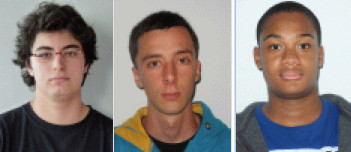
#> input picture img/facedetecImg.jpg, 351 x 152 px
$ jupyter execute introImages.ipynb   (shell and % lines are left out)
#> lines starting #> are read from the running program, lines starting #| are printed output that depends on the picture
Réalité augmentée et détection faciale
==================================================

# Mise en place d'environnement de développement

`$> conda create -n facedetection  python=2.7 jupyter numpy matplotlib opencv`

`$> source activate  facedetection`

`$> jupyter notebook`

# Premiers pas

Le but de ce notebook est de se familiariser avec le traitement d'images en Python.

La premiere chose à faire consiste en charger les libraries qu'on souhaite utiliser (Matplotlib, Numpy et OpenCV):

[cell 1]
import matplotlib.pyplot as plt
import numpy as np
import cv2

### Charger une image JPG comme une matrice multidimensionnelle avec OpenCV

[cell 2]
img = cv2.imread('../img/facedetecImg.jpg')
#> img is the input picture: shape (152, 351, 3); mean B, G, R 126.7, 130.6, 140.4

L'objet $img$ est un objet du type numpy array.

[cell 3]
type(img)

Nous pouvons voir les propietes de l'image, en accedant au méthodes de l'objet $img$. Les dimensiones de l'array sont :
* hauteur
* largeur
* Nombre de canaux (couleurs, RVB)

[cell 4]
img.shape
#> Out = (152, 351, 3)

Les valeurs d'intensité de chaque pixel sont stockées comme des entiers de 8 octets sans signe (uint8) en prenant de valeurs entre **0 et 255**.

[cell 5]
img.dtype

[cell 6]
img.min(), img.max()
#> Out = (0, 255)

[cell 7]
plt.imshow(img)

### Taille d'une array numpy
La taiile en octets est calculé en prenant le nombre d'elements fois la taille en octets de chaque element de l'array

La taiile d'un element depend du type de donné

1 octet = 8 bits

[cell 8]
img.shape
#> Out = (152, 351, 3)

[cell 9]
np.product(img.shape)
#> Out = 160056

[cell 10]
img.dtype

[cell 11]
152 * 351 * 3 * (8 / 8)

On peut vérifier, en demandant à numpy

[cell 12]
img.nbytes
#> Out = 160056

[cell 13]
print("La taille de l'images est: {:0.3} MB".format(img.nbytes / 1e6))
#| La taille de l'images est: 0.16 MB

On peut aussi extraire le contenu d'une matrice 3D en utilisant les index (comme en Matlab), pour extraire par example, le canal rouge :

[cell 14]
canal_rouge = img[:,:,0]
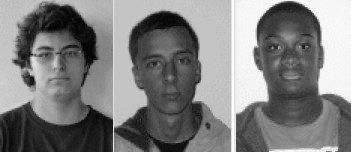
#> canal_rouge: shape (152, 351); min 0, max 255, mean 126.7
canal_rouge

[cell 15]
canal_rouge.min(), canal_rouge.max()
#> Out = (0, 255)


$ run again, with img/Kevin1.jpg copied over img/facedetecImg.jpg
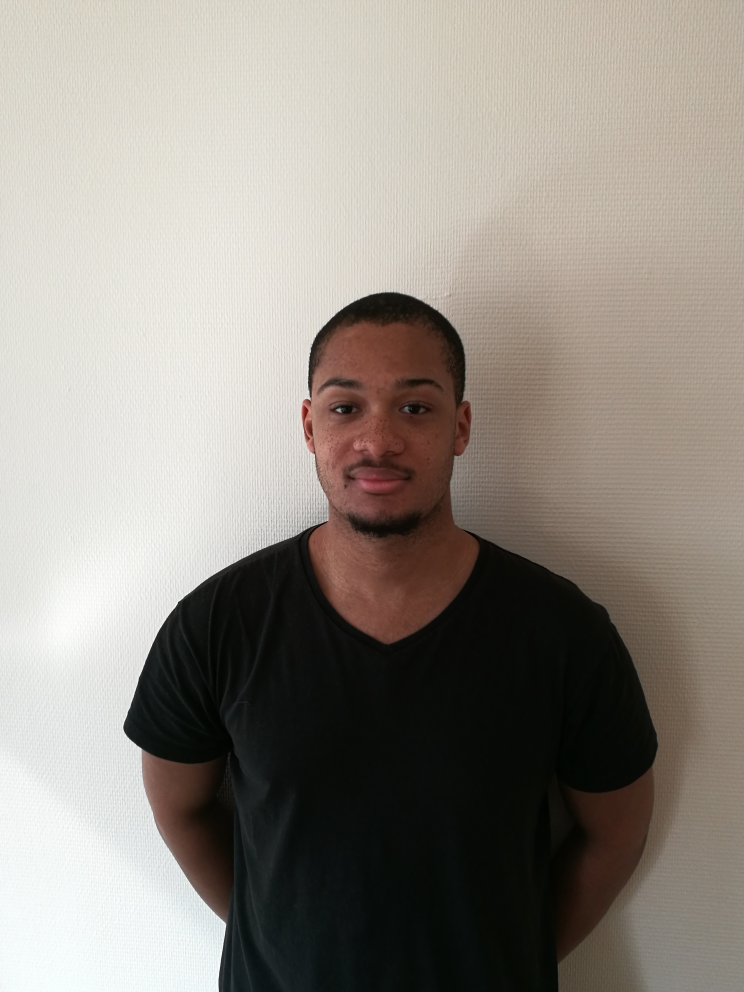
#> input picture img/Kevin1.jpg, 2976 x 3968 px (shown at 1/4 size)
#> img is the input picture: shape (3968, 2976, 3); mean B, G, R 132.4, 140.4, 146.7
#> `img.min(), img.max()`: Out = (0, 255)
#> `img.nbytes`: Out = 35426304
#| La taille de l'images est: 35.4 MB
#> `canal_rouge = img[:,:,0]`:
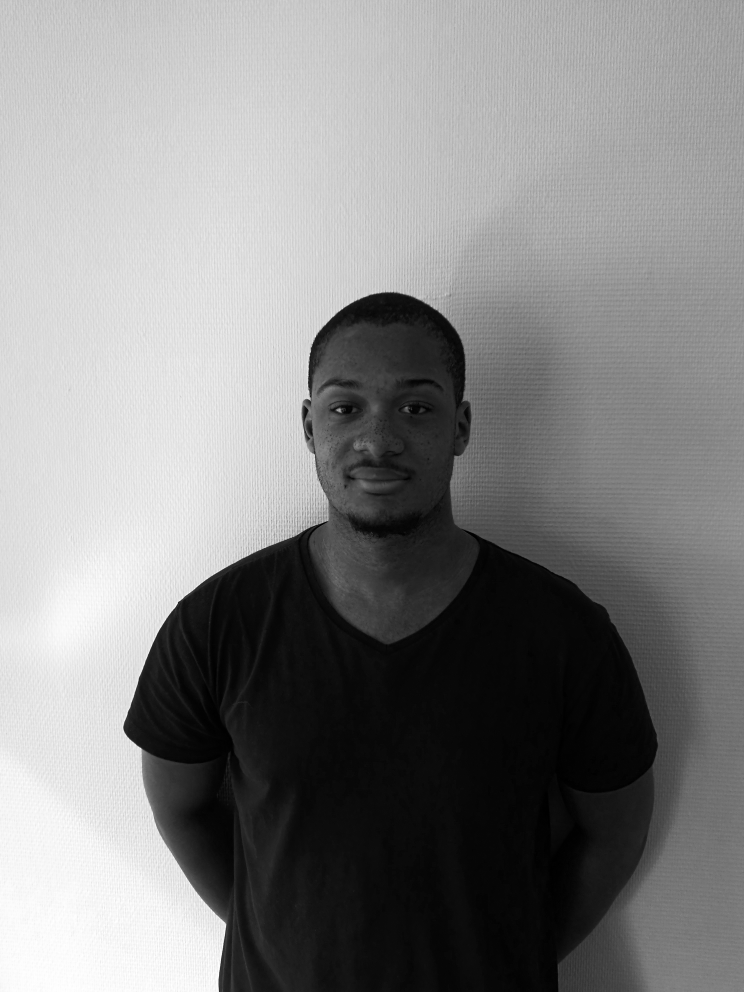
#> canal_rouge: shape (3968, 2976) (shown at 1/4 size); min 0, max 255, mean 132.4
#> `canal_rouge.min(), canal_rouge.max()`: Out = (0, 255)

$ run again, with img/Kevin2.jpg copied over img/facedetecImg.jpg
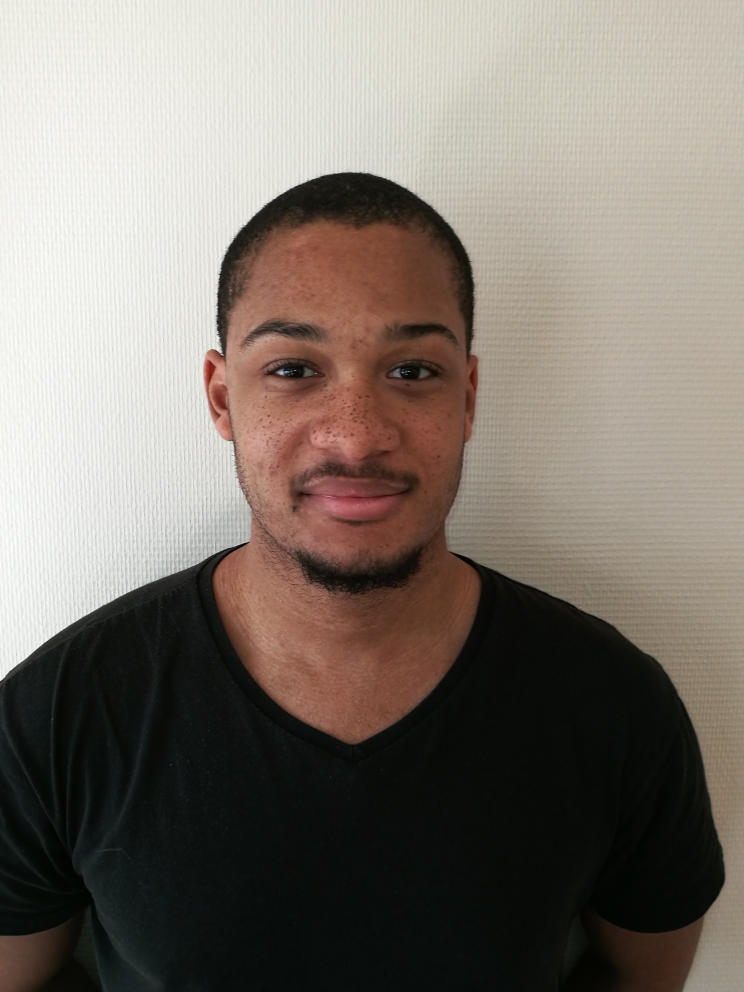
#> input picture img/Kevin2.jpg, 2976 x 3968 px (shown at 1/4 size)
#> img is the input picture: shape (3968, 2976, 3); mean B, G, R 109.5, 118, 126.3
#> `img.min(), img.max()`: Out = (0, 255)
#> `img.nbytes`: Out = 35426304
#| La taille de l'images est: 35.4 MB
#> `canal_rouge = img[:,:,0]`:
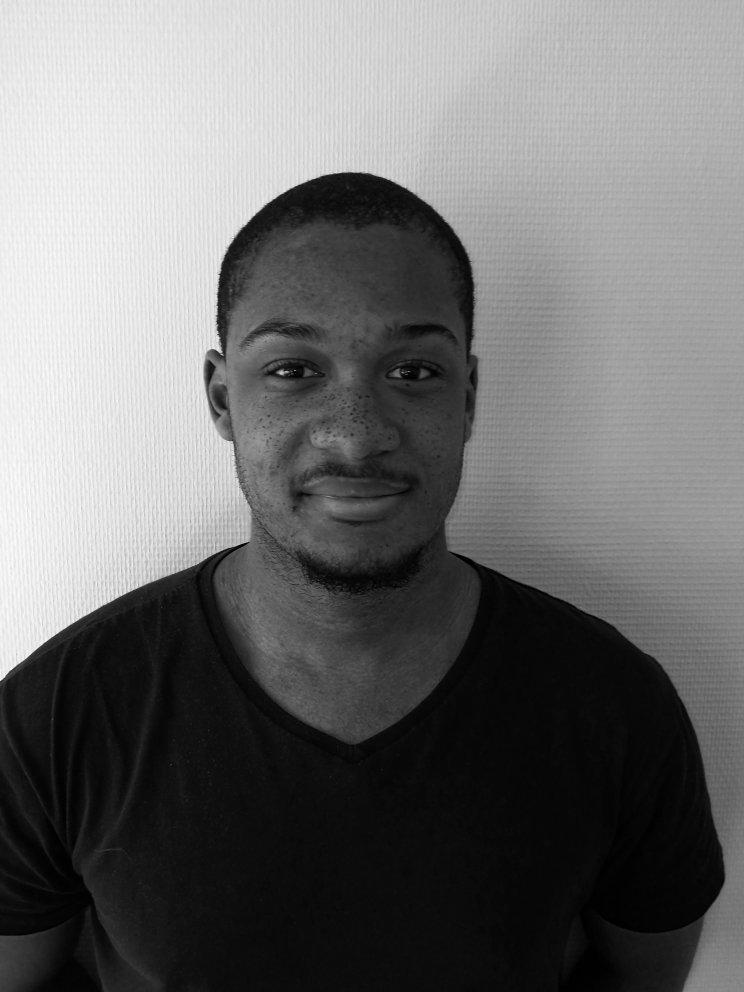
#> canal_rouge: shape (3968, 2976) (shown at 1/4 size); min 0, max 255, mean 109.5
#> `canal_rouge.min(), canal_rouge.max()`: Out = (0, 255)

$ run again, with img/Kevin3.jpg copied over img/facedetecImg.jpg
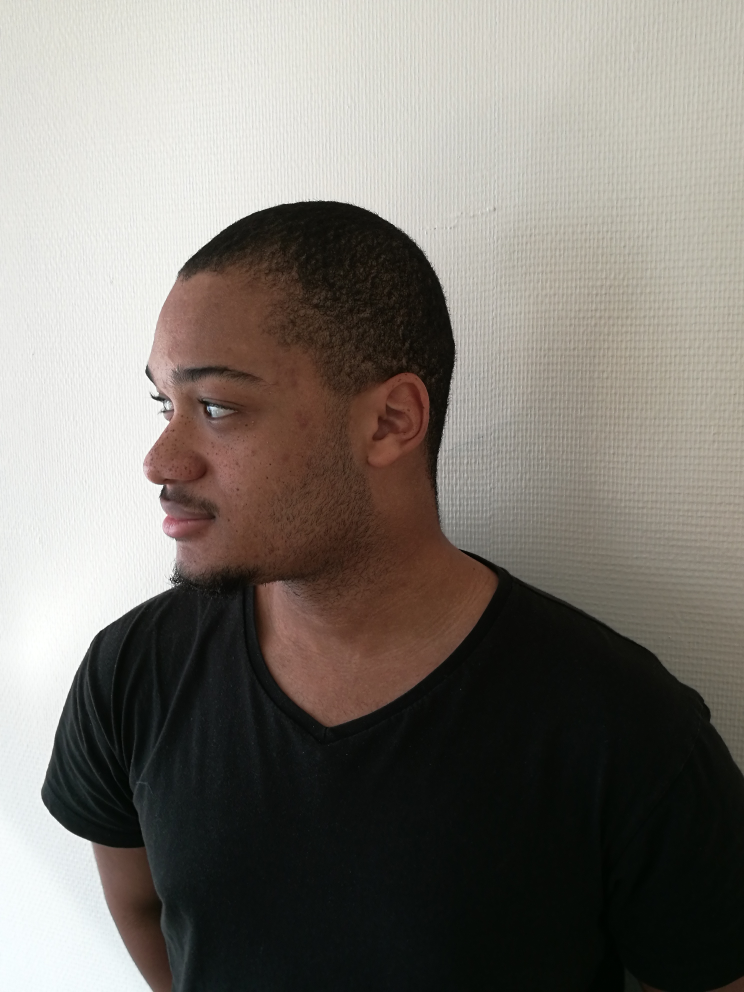
#> input picture img/Kevin3.jpg, 2976 x 3968 px (shown at 1/4 size)
#> img is the input picture: shape (3968, 2976, 3); mean B, G, R 113.5, 120, 124.9
#> `img.min(), img.max()`: Out = (0, 255)
#> `img.nbytes`: Out = 35426304
#| La taille de l'images est: 35.4 MB
#> `canal_rouge = img[:,:,0]`:
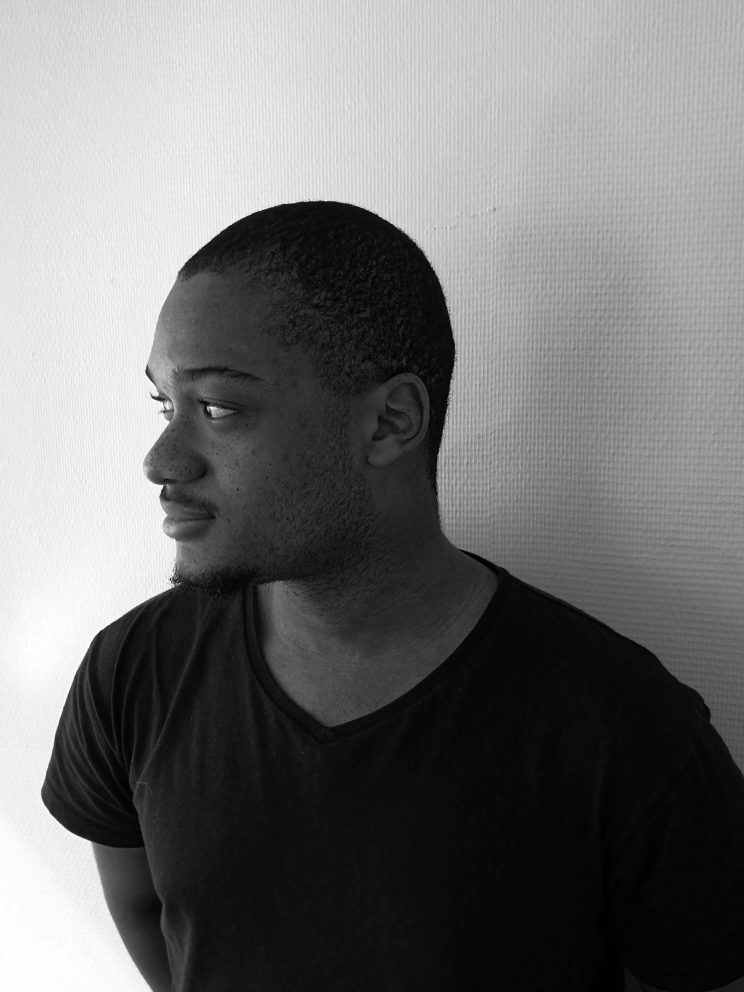
#> canal_rouge: shape (3968, 2976) (shown at 1/4 size); min 0, max 255, mean 113.5
#> `canal_rouge.min(), canal_rouge.max()`: Out = (0, 255)
